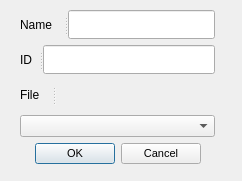
<?xml version="1.0" encoding="UTF-8"?>
<ui version="4.0">
 <class>TimeKeeperDialogBase</class>
 <widget class="QDialog" name="TimeKeeperDialogBase">
  <property name="geometry">
   <rect>
    <x>0</x>
    <y>0</y>
    <width>242</width>
    <height>181</height>
   </rect>
  </property>
  <property name="windowTitle">
   <string>Time Keeper</string>
  </property>
  <property name="modal">
   <bool>false</bool>
  </property>
  <widget class="QWidget" name="layoutWidget">
   <property name="geometry">
    <rect>
     <x>20</x>
     <y>10</y>
     <width>195</width>
     <height>154</height>
    </rect>
   </property>
   <layout class="QVBoxLayout" name="verticalLayout">
    <item>
     <widget class="QSplitter" name="nameSplitter">
      <property name="orientation">
       <enum>Qt::Horizontal</enum>
      </property>
      <widget class="QLabel" name="nameLabel">
       <property name="text">
        <string>Name</string>
       </property>
      </widget>
      <widget class="QLineEdit" name="nameEdit"/>
     </widget>
    </item>
    <item>
     <widget class="QSplitter" name="idSplitter">
      <property name="orientation">
       <enum>Qt::Horizontal</enum>
      </property>
      <widget class="QLabel" name="idLabel">
       <property name="text">
        <string>ID</string>
       </property>
      </widget>
      <widget class="QLineEdit" name="idEdit"/>
     </widget>
    </item>
    <item>
     <widget class="QSplitter" name="fileSplitter">
      <property name="orientation">
       <enum>Qt::Horizontal</enum>
      </property>
      <widget class="QLabel" name="fileLabel">
       <property name="text">
        <string>File</string>
       </property>
      </widget>
      <widget class="QgsFileWidget" name="localFile">
       <property name="fileWidgetButtonVisible">
        <bool>true</bool>
       </property>
       <property name="useLink">
        <bool>false</bool>
       </property>
       <property name="fullUrl">
        <bool>false</bool>
       </property>
       <property name="filter">
        <string/>
       </property>
      </widget>
     </widget>
    </item>
    <item>
     <widget class="QComboBox" name="statusBox">
      <property name="currentText">
       <string>Not Started</string>
      </property>
      <property name="placeholderText">
       <string>Status</string>
      </property>
      <item>
       <property name="text">
        <string>Not Started</string>
       </property>
      </item>
      <item>
       <property name="text">
        <string>Working</string>
       </property>
      </item>
      <item>
       <property name="text">
        <string>Completed</string>
       </property>
      </item>
     </widget>
    </item>
    <item>
     <widget class="QDialogButtonBox" name="button_box">
      <property name="font">
       <font>
        <pointsize>8</pointsize>
       </font>
      </property>
      <property name="orientation">
       <enum>Qt::Horizontal</enum>
      </property>
      <property name="standardButtons">
       <set>QDialogButtonBox::Cancel|QDialogButtonBox::Ok</set>
      </property>
      <property name="centerButtons">
       <bool>true</bool>
      </property>
     </widget>
    </item>
   </layout>
  </widget>
 </widget>
 <customwidgets>
  <customwidget>
   <class>QgsFileWidget</class>
   <extends>QWidget</extends>
   <header>qgsfilewidget.h</header>
  </customwidget>
 </customwidgets>
 <resources/>
 <connections>
  <connection>
   <sender>button_box</sender>
   <signal>accepted()</signal>
   <receiver>TimeKeeperDialogBase</receiver>
   <slot>accept()</slot>
   <hints>
    <hint type="sourcelabel">
     <x>20</x>
     <y>20</y>
    </hint>
    <hint type="destinationlabel">
     <x>20</x>
     <y>20</y>
    </hint>
   </hints>
  </connection>
  <connection>
   <sender>button_box</sender>
   <signal>rejected()</signal>
   <receiver>TimeKeeperDialogBase</receiver>
   <slot>reject()</slot>
   <hints>
    <hint type="sourcelabel">
     <x>20</x>
     <y>20</y>
    </hint>
    <hint type="destinationlabel">
     <x>20</x>
     <y>20</y>
    </hint>
   </hints>
  </connection>
 </connections>
</ui>
